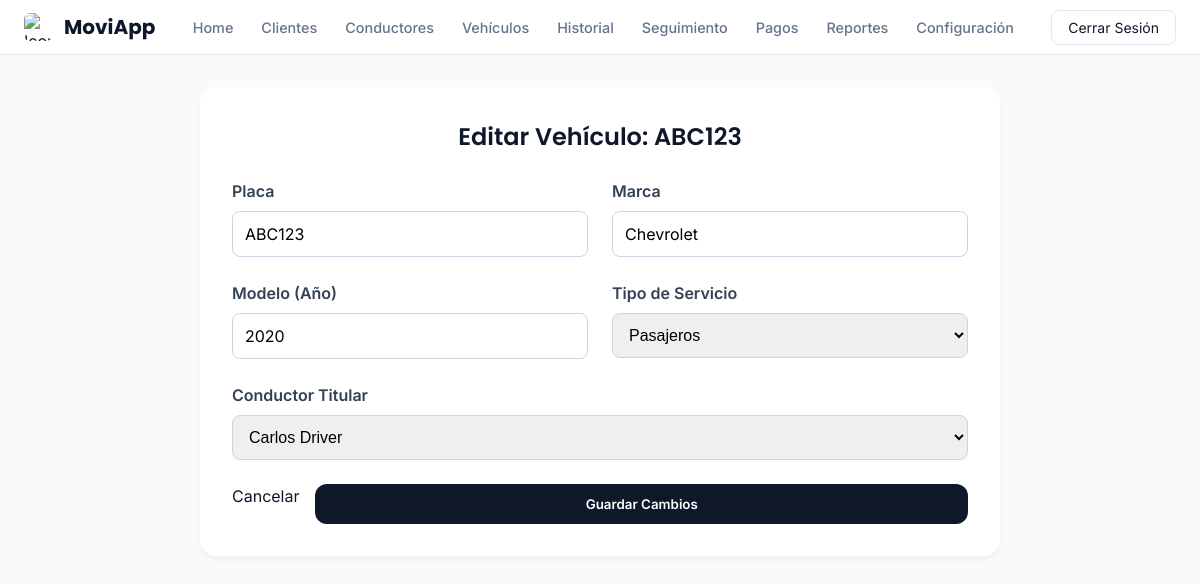
/pages/editar_vehiculo.php?placa=ABC123 (signed in), run on the app's committed database.
### tables this page shows
CREATE TABLE `VEHICULO` (
  `placa` varchar(10) NOT NULL,
  `marca` varchar(50) NOT NULL,
  `modelo` int(11) NOT NULL,
  `id_tipo` int(11) NOT NULL,
  `id_conductor_titular` varchar(20) NOT NULL,
  `estado` enum('activo','inactivo') NOT NULL DEFAULT 'activo',
  `capacidad_acompaniantes` int(11) NOT NULL DEFAULT 1
);

CREATE TABLE `TIPO_SERVICIO` (
  `id_tipo` int(11) NOT NULL,
  `tipo` varchar(50) NOT NULL
);

CREATE TABLE `CONDUCTOR` (
  `id_conductor` varchar(20) NOT NULL,
  `nombre` varchar(100) NOT NULL,
  `direccion` varchar(255) NOT NULL,
  `fotografia` varchar(255) DEFAULT NULL,
  `id_genero` int(11) NOT NULL,
  `id_nacionalidad` int(11) NOT NULL,
  `id_usuario` int(11) NOT NULL
);

### pages/editar_vehiculo.php (the view, shortened to what this page needs)
<?php
include '../includes/conexion.php';
$vehiculo_a_editar = null;
$placa_vehiculo_editar = $_GET['placa'] ?? '';
$tipos_servicio = $pdo->query("SELECT id_tipo, tipo FROM TIPO_SERVICIO ORDER BY tipo")->fetchAll(PDO::FETCH_ASSOC);
$conductores_activos = $pdo->query(
    "SELECT c.id_conductor, c.nombre FROM CONDUCTOR c JOIN USUARIO u ON c.id_usuario = u.id_usuario WHERE u.estado = 'activo' ORDER BY c.nombre"
)->fetchAll(PDO::FETCH_ASSOC);
if ($placa_vehiculo_editar) {
    $stmt = $pdo->prepare("SELECT * FROM VEHICULO WHERE placa = ?");
    $stmt->execute([$placa_vehiculo_editar]);
    $vehiculo_a_editar = $stmt->fetch(PDO::FETCH_ASSOC);
} else {
    $mensaje_estado = "Error: Placa de vehículo no proporcionada.";
}
?>
<!DOCTYPE html>
<html lang="es">
<head>
    <link rel="stylesheet" href="../styles/global.css">
    <link rel="stylesheet" href="../styles/header.css">
    <link rel="stylesheet" href="../styles/vehiculos.css">
</head>
<body>
    <?php include '../includes/header.php'; ?>
    <main class="contenido-principal">
        <section class="seccion-editar-vehiculo">
            <?php if ($placa_vehiculo_editar && $vehiculo_a_editar): ?>
                <div class="form-container">
                    <h1 class="texto-titulo">Editar Vehículo: <?php echo htmlspecialchars($vehiculo_a_editar['placa']); ?></h1>
                    <form action="editar_vehiculo.php?placa=<?php echo urlencode($placa_vehiculo_editar); ?>" method="POST">
                        <div class="form-grid">
                            <div class="form-group">
                                <label for="placa_display">Placa</label>
                                <input type="text" id="placa_display" value="<?php echo htmlspecialchars($vehiculo_a_editar['placa']); ?>" readonly class="campo-entrada">
                            </div>
                            <div class="form-group">
                                <label for="marca">Marca</label>
                                <input type="text" id="marca" name="marca" value="<?php echo htmlspecialchars($vehiculo_a_editar['marca']); ?>" required class="campo-entrada">
                            </div>
                            <div class="form-group">
                                <label for="modelo">Modelo (Año)</label>
                                <input type="number" id="modelo" name="modelo" value="<?php echo htmlspecialchars($vehiculo_a_editar['modelo']); ?>" min="1980" max="<?php echo date('Y') + 1; ?>" required class="campo-entrada">
                            </div>
                            <div class="form-group">
                                <label for="id_tipo">Tipo de Servicio</label>
                                <select id="id_tipo" name="id_tipo" required class="campo-entrada">
                                    <?php foreach ($tipos_servicio as $tipo): ?>
                                        <option value="<?php echo htmlspecialchars($tipo['id_tipo']); ?>"
                                            <?php echo ($vehiculo_a_editar['id_tipo'] == $tipo['id_tipo']) ? 'selected' : ''; ?>>
                                            <?php echo htmlspecialchars($tipo['tipo']); ?>
                                        </option>
                                    <?php endforeach; ?>
                                </select>
                            </div>
                            <div class="form-group form-full-width">
                                <label for="id_conductor_titular">Conductor Titular</label>
                                <select id="id_conductor_titular" name="id_conductor_titular" required class="campo-entrada">
                                    <?php foreach ($conductores_activos as $conductor): ?>
                                        <option value="<?php echo htmlspecialchars($conductor['id_conductor']); ?>"
                                            <?php echo ($vehiculo_a_editar['id_conductor_titular'] == $conductor['id_conductor']) ? 'selected' : ''; ?>>
                                            <?php echo htmlspecialchars($conductor['nombre']); ?>
                                        </option>
                                    <?php endforeach; ?>
                                </select>
                            </div>
                        </div>
                        <div class="form-actions">
                            <a href="vehiculos.php" class="boton-secundario">Cancelar</a>
                            <button type="submit" class="boton-primario">Guardar Cambios</button>
                        </div>
                    </form>
                </div>
            <?php endif; ?>
        </section>
    </main>
</body>
</html>

### styles/global.css (style rules this page uses)
* { box-sizing: border-box; margin: 0; padding: 0; border-width: 0; border-style: solid; border-color: #e2e8f0; }
html { scroll-behavior: smooth; font-family: 'Inter', system-ui, sans-serif; }
body { background-color: #f8fafc; color: #0f172a; line-height: 1.5; }
a { text-decoration: none; color: inherit; cursor: pointer; }
button, input { font-family: inherit; }
button { cursor: pointer; }
.texto-titulo { font-family: 'Poppins', sans-serif; font-weight: 600; }
.boton-primario { background-color: #0f172a; color: white; border-radius: 0.75rem; padding: 0.75rem 1.5rem; font-weight: 600; transition: background-color 0.2s; width: 100%; display: flex; justify-content: center; align-items: center; }

### pages/editar_vehiculo.php (style rules this page uses)
.form-container { max-width: 800px; margin: 2rem auto; padding: 2rem; background-color: #fff; border-radius: 1rem; box-shadow: 0 4px 6px -1px rgba(0,0,0,0.05); }
.form-container h1 { text-align: center; margin-bottom: 1.5rem; }
.form-grid { display: grid; grid-template-columns: 1fr 1fr; gap: 1.5rem; }
.form-full-width { grid-column: 1 / -1; }
.form-actions { grid-column: 1 / -1; display: flex; justify-content: flex-end; gap: 1rem; margin-top: 1.5rem; }
.form-group { display: flex; flex-direction: column; }
.form-group label { margin-bottom: 0.5rem; font-weight: 600; color: #334155; }
.form-group input[type="text"], .form-group input[type="number"], .form-group select { padding: 0.75rem; border: 1px solid #cbd5e1; border-radius: 0.5rem; font-size: 1rem; }

### data on the page
vehiculo: placa "ABC123", marca "Chevrolet", modelo "2020", id_tipo "Pasajeros", id_conductor_titular "Carlos Driver"
